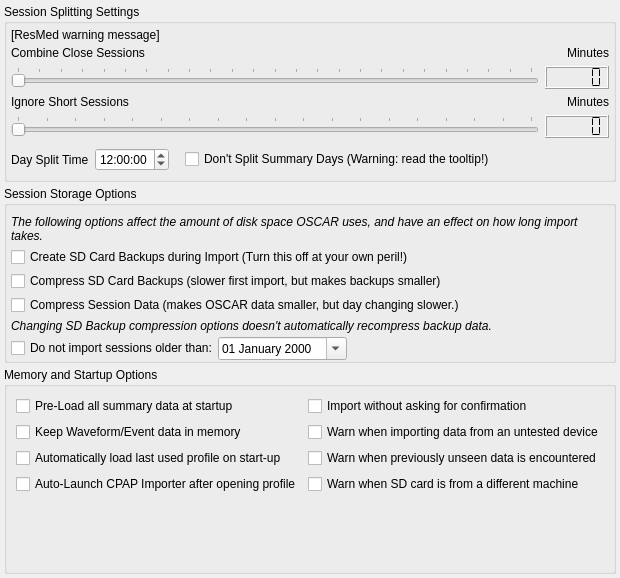
            <widget class="QWidget" name="importTab">
             <attribute name="title">
              <string>Import</string>
             </attribute>
             <layout class="QVBoxLayout" name="verticalLayout_5">
              <property name="spacing">
               <number>4</number>
              </property>
              <property name="leftMargin">
               <number>4</number>
              </property>
              <property name="topMargin">
               <number>4</number>
              </property>
              <property name="rightMargin">
               <number>4</number>
              </property>
              <property name="bottomMargin">
               <number>4</number>
              </property>
              <item>
               <widget class="QGroupBox" name="sessionSplitGroupBox">
                <property name="sizePolicy">
                 <sizepolicy hsizetype="Preferred" vsizetype="Minimum">
                  <horstretch>0</horstretch>
                  <verstretch>0</verstretch>
                 </sizepolicy>
                </property>
                <property name="title">
                 <string>Session Splitting Settings</string>
                </property>
                <layout class="QVBoxLayout" name="verticalLayout_10">
                 <property name="spacing">
                  <number>4</number>
                 </property>
                 <property name="leftMargin">
                  <number>4</number>
                 </property>
                 <property name="topMargin">
                  <number>4</number>
                 </property>
                 <property name="rightMargin">
                  <number>4</number>
                 </property>
                 <property name="bottomMargin">
                  <number>4</number>
                 </property>
                 <item>
                  <widget class="QLabel" name="ResMedWarning">
                   <property name="sizePolicy">
                    <sizepolicy hsizetype="Preferred" vsizetype="Minimum">
                     <horstretch>0</horstretch>
                     <verstretch>0</verstretch>
                    </sizepolicy>
                   </property>
                   <property name="text">
                    <string notr="true">[ResMed warning message]</string>
                   </property>
                   <property name="wordWrap">
                    <bool>true</bool>
                   </property>
                   <property name="openExternalLinks">
                    <bool>true</bool>
                   </property>
                  </widget>
                 </item>
                 <item>
                  <widget class="QWidget" name="sessionSplitWidget" native="true">
                   <property name="sizePolicy">
                    <sizepolicy hsizetype="Preferred" vsizetype="Minimum">
                     <horstretch>0</horstretch>
                     <verstretch>0</verstretch>
                    </sizepolicy>
                   </property>
                   <layout class="QVBoxLayout" name="verticalLayout_9">
                    <property name="leftMargin">
                     <number>0</number>
                    </property>
                    <property name="topMargin">
                     <number>0</number>
                    </property>
                    <property name="rightMargin">
                     <number>0</number>
                    </property>
                    <property name="bottomMargin">
                     <number>0</number>
                    </property>
                    <item>
                     <layout class="QHBoxLayout" name="horizontalLayout_4">
                      <item>
                       <widget class="QLabel" name="label">
                        <property name="text">
                         <string>Combine Close Sessions </string>
                        </property>
                        <property name="alignment">
                         <set>Qt::AlignLeading|Qt::AlignLeft|Qt::AlignVCenter</set>
                        </property>
                       </widget>
                      </item>
                      <item>
                       <widget class="QLabel" name="label_4">
                        <property name="text">
                         <string>Minutes</string>
                        </property>
                        <property name="alignment">
                         <set>Qt::AlignRight|Qt::AlignTrailing|Qt::AlignVCenter</set>
                        </property>
                       </widget>
                      </item>
                     </layout>
                    </item>
                    <item>
                     <layout class="QHBoxLayout" name="horizontalLayout_2">
                      <item>
                       <widget class="QSlider" name="combineSlider">
                        <property name="minimumSize">
                         <size>
                          <width>0</width>
                          <height>0</height>
                         </size>
                        </property>
                        <property name="toolTip">
                         <string>Multiple sessions closer together than this value will be kept on the same day.
</string>
                        </property>
                        <property name="minimum">
                         <number>0</number>
                        </property>
                        <property name="maximum">
                         <number>240</number>
                        </property>
                        <property name="singleStep">
                         <number>10</number>
                        </property>
                        <property name="pageStep">
                         <number>30</number>
                        </property>
                        <property name="value">
                         <number>0</number>
                        </property>
                        <property name="orientation">
                         <enum>Qt::Horizontal</enum>
                        </property>
                        <property name="invertedAppearance">
                         <bool>false</bool>
                        </property>
                        <property name="invertedControls">
                         <bool>false</bool>
                        </property>
                        <property name="tickPosition">
                         <enum>QSlider::TicksAbove</enum>
                        </property>
                        <property name="tickInterval">
                         <number>10</number>
                        </property>
                       </widget>
                      </item>
                      <item>
                       <widget class="QLCDNumber" name="combineLCD">
                        <property name="frameShape">
                         <enum>QFrame::Box</enum>
                        </property>
                        <property name="digitCount">
                         <number>5</number>
                        </property>
                        <property name="segmentStyle">
                         <enum>QLCDNumber::Flat</enum>
                        </property>
                       </widget>
                      </item>
                     </layout>
                    </item>
                    <item>
                     <layout class="QHBoxLayout" name="horizontalLayout_5">
                      <item>
                       <widget class="QLabel" name="label_3">
                        <property name="text">
                         <string>Ignore Short Sessions</string>
                        </property>
                        <property name="alignment">
                         <set>Qt::AlignLeading|Qt::AlignLeft|Qt::AlignVCenter</set>
                        </property>
                       </widget>
                      </item>
                      <item>
                       <widget class="QLabel" name="label_5">
                        <property name="text">
                         <string>Minutes</string>
                        </property>
                        <property name="alignment">
                         <set>Qt::AlignRight|Qt::AlignTrailing|Qt::AlignVCenter</set>
                        </property>
                       </widget>
                      </item>
                     </layout>
                    </item>
                    <item>
                     <layout class="QHBoxLayout" name="horizontalLayout_3">
                      <property name="bottomMargin">
                       <number>4</number>
                      </property>
                      <item>
                       <widget class="QSlider" name="IgnoreSlider">
                        <property name="toolTip">
                         <string>&lt;html&gt;&lt;head/&gt;&lt;body&gt;&lt;p&gt;&lt;span style=&quot; font-family:'Cantarell'; font-size:11pt;&quot;&gt;Sessions shorter in duration than this will not be displayed&lt;/span&gt;&lt;span style=&quot; font-family:'Cantarell'; font-size:11pt; font-style:italic;&quot;&gt;.&lt;/span&gt;&lt;/p&gt;&lt;/body&gt;&lt;/html&gt;</string>
                        </property>
                        <property name="maximum">
                         <number>90</number>
                        </property>
                        <property name="pageStep">
                         <number>5</number>
                        </property>
                        <property name="orientation">
                         <enum>Qt::Horizontal</enum>
                        </property>
                        <property name="tickPosition">
                         <enum>QSlider::TicksAbove</enum>
                        </property>
                        <property name="tickInterval">
                         <number>5</number>
                        </property>
                       </widget>
                      </item>
                      <item>
                       <widget class="QLCDNumber" name="IgnoreLCD">
                        <property name="frameShape">
                         <enum>QFrame::Box</enum>
                        </property>
                        <property name="segmentStyle">
                         <enum>QLCDNumber::Flat</enum>
                        </property>
                       </widget>
                      </item>
                     </layout>
                    </item>
                    <item>
                     <layout class="QHBoxLayout" name="horizontalLayout">
                      <property name="bottomMargin">
                       <number>4</number>
                      </property>
                      <item>
                       <widget class="QLabel" name="label_2">
                        <property name="text">
                         <string>Day Split Time</string>
                        </property>
                        <property name="alignment">
                         <set>Qt::AlignLeading|Qt::AlignLeft|Qt::AlignVCenter</set>
                        </property>
                       </widget>
                      </item>
                      <item>
                       <widget class="QTimeEdit" name="timeEdit">
                        <property name="toolTip">
                         <string>Sessions starting before this time will go to the previous calendar day.</string>
                        </property>
                        <property name="buttonSymbols">
                         <enum>QAbstractSpinBox::UpDownArrows</enum>
                        </property>
                        <property name="dateTime">
                         <datetime>
                          <hour>12</hour>
                          <minute>0</minute>
                          <second>0</second>
                          <year>2000</year>
                          <month>1</month>
                          <day>1</day>
                         </datetime>
                        </property>
                       </widget>
                      </item>
                      <item>
                       <spacer name="horizontalSpacer_7">
                        <property name="orientation">
                         <enum>Qt::Horizontal</enum>
                        </property>
                        <property name="sizeType">
                         <enum>QSizePolicy::Minimum</enum>
                        </property>
                        <property name="sizeHint" stdset="0">
                         <size>
                          <width>10</width>
                          <height>20</height>
                         </size>
                        </property>
                       </spacer>
                      </item>
                      <item>
                       <widget class="QCheckBox" name="LockSummarySessionSplitting">
                        <property name="toolTip">
                         <string>&lt;html&gt;&lt;head/&gt;&lt;body&gt;&lt;p&gt;&lt;span style=&quot; font-weight:600;&quot;&gt;This setting should be used with caution...&lt;/span&gt; Switching it off comes with consequences involving accuracy of summary only days, as certain calculations only work properly provided summary only sessions that came from individual day records are kept together. &lt;/p&gt;&lt;p&gt;&lt;span style=&quot; font-weight:600;&quot;&gt;ResMed users:&lt;/span&gt; Just because it seems natural to you and I that the 12 noon session restart should be in the previous day, does not mean ResMed's data agrees with us. The STF.edf summary index format has serious weaknesses that make doing this not a good idea.&lt;/p&gt;&lt;p&gt;This option exists to pacify those who don't care and want to see this &amp;quot;fixed&amp;quot; no matter the costs, but know it comes with a cost. If you keep your SD card in every night, and import at least once a week, you won't see problems with this very often.&lt;/p&gt;&lt;/body&gt;&lt;/html&gt;</string>
                        </property>
                        <property name="text">
                         <string>Don't Split Summary Days (Warning: read the tooltip!)</string>
                        </property>
                       </widget>
                      </item>
                      <item>
                       <spacer name="horizontalSpacer">
                        <property name="orientation">
                         <enum>Qt::Horizontal</enum>
                        </property>
                        <property name="sizeHint" stdset="0">
                         <size>
                          <width>40</width>
                          <height>20</height>
                         </size>
                        </property>
                       </spacer>
                      </item>
                     </layout>
                    </item>
                   </layout>
                  </widget>
                 </item>
                </layout>
               </widget>
              </item>
              <item>
               <widget class="QGroupBox" name="groupBox_7">
                <property name="sizePolicy">
                 <sizepolicy hsizetype="Preferred" vsizetype="Minimum">
                  <horstretch>0</horstretch>
                  <verstretch>0</verstretch>
                 </sizepolicy>
                </property>
                <property name="title">
                 <string>Session Storage Options</string>
                </property>
                <layout class="QGridLayout" name="gridLayout_9">
                 <property name="leftMargin">
                  <number>4</number>
                 </property>
                 <property name="topMargin">
                  <number>9</number>
                 </property>
                 <property name="rightMargin">
                  <number>4</number>
                 </property>
                 <property name="bottomMargin">
                  <number>0</number>
                 </property>
                 <property name="horizontalSpacing">
                  <number>0</number>
                 </property>
                 <property name="verticalSpacing">
                  <number>4</number>
                 </property>
                 <item row="5" column="0">
                  <widget class="QLabel" name="label_41">
                   <property name="font">
                    <font>
                     <italic>true</italic>
                    </font>
                   </property>
                   <property name="text">
                    <string>Changing SD Backup compression options doesn't automatically recompress backup data.</string>
                   </property>
                   <property name="wordWrap">
                    <bool>true</bool>
                   </property>
                  </widget>
                 </item>
                 <item row="3" column="0">
                  <widget class="QCheckBox" name="compressSDBackups">
                   <property name="toolTip">
                    <string>Compress ResMed (EDF) backups to save disk space.
Backed up EDF files are stored in the .gz format, 
which is common on Mac  Linux platforms..

OSCAR can import from this compressed backup directory natively.. 
To use it with ResScan will require the .gz files to be uncompressed first..</string>
                   </property>
                   <property name="text">
                    <string>Compress SD Card Backups (slower first import, but makes backups smaller)</string>
                   </property>
                  </widget>
                 </item>
                 <item row="1" column="0">
                  <widget class="QLabel" name="label_32">
                   <property name="font">
                    <font>
                     <italic>true</italic>
                    </font>
                   </property>
                   <property name="text">
                    <string>The following options affect the amount of disk space OSCAR uses, and have an effect on how long import takes.</string>
                   </property>
                   <property name="wordWrap">
                    <bool>true</bool>
                   </property>
                  </widget>
                 </item>
                 <item row="4" column="0">
                  <widget class="QCheckBox" name="compressSessionData">
                   <property name="toolTip">
                    <string>This makes OSCAR's data take around half as much space.
But it makes import and day changing take longer.. 
If you've got a new computer with a small solid state disk, this is a good option.</string>
                   </property>
                   <property name="text">
                    <string>Compress Session Data (makes OSCAR data smaller, but day changing slower.)</string>
                   </property>
                  </widget>
                 </item>
                 <item row="2" column="0">
                  <widget class="QCheckBox" name="createSDBackups">
                   <property name="toolTip">
                    <string>This maintains a backup of SD-card data for ResMed devices, 

ResMed S9 series devices delete high resolution data older than 7 days, 
and graph data older than 30 days..

OSCAR can keep a copy of this data if you ever need to reinstall. 
(Highly recomended, unless your short on disk space or don't care about the graph data)</string>
                   </property>
                   <property name="text">
                    <string>Create SD Card Backups during Import (Turn this off at your own peril!)</string>
                   </property>
                  </widget>
                 </item>
                 <item row="6" column="0">
                  <layout class="QHBoxLayout" name="horizontalLayout_18">
                   <property name="leftMargin">
                    <number>0</number>
                   </property>
                   <property name="topMargin">
                    <number>0</number>
                   </property>
                   <property name="bottomMargin">
                    <number>0</number>
                   </property>
                   <item>
                    <widget class="QCheckBox" name="ignoreOlderSessionsCheck">
                     <property name="text">
                      <string>Do not import sessions older than:</string>
                     </property>
                    </widget>
                   </item>
                   <item>
                    <widget class="QDateEdit" name="ignoreOlderSessionsDate">
                     <property name="toolTip">
                      <string>Sessions older than this date will not be imported</string>
                     </property>
                     <property name="wrapping">
                      <bool>true</bool>
                     </property>
                     <property name="frame">
                      <bool>true</bool>
                     </property>
                     <property name="maximumDate">
                      <date>
                       <year>2099</year>
                       <month>12</month>
                       <day>31</day>
                      </date>
                     </property>
                     <property name="minimumDate">
                      <date>
                       <year>1970</year>
                       <month>1</month>
                       <day>2</day>
                      </date>
                     </property>
                     <property name="currentSection">
                      <enum>QDateTimeEdit::DaySection</enum>
                     </property>
                     <property name="displayFormat">
                      <string notr="true">dd MMMM yyyy</string>
                     </property>
                     <property name="calendarPopup">
                      <bool>true</bool>
                     </property>
                    </widget>
                   </item>
                   <item>
                    <spacer name="horizontalSpacer_6">
                     <property name="orientation">
                      <enum>Qt::Horizontal</enum>
                     </property>
                     <property name="sizeHint" stdset="0">
                      <size>
                       <width>40</width>
                       <height>20</height>
                      </size>
                     </property>
                    </spacer>
                   </item>
                  </layout>
                 </item>
                </layout>
               </widget>
              </item>
              <item>
               <widget class="QGroupBox" name="groupBox_8">
                <property name="sizePolicy">
                 <sizepolicy hsizetype="Preferred" vsizetype="Minimum">
                  <horstretch>0</horstretch>
                  <verstretch>0</verstretch>
                 </sizepolicy>
                </property>
                <property name="title">
                 <string>Memory and Startup Options</string>
                </property>
                <layout class="QGridLayout" name="gridLayout_14">
                 <item row="3" column="0">
                  <widget class="QCheckBox" name="autoLaunchImporter">
                   <property name="toolTip">
                    <string>Bypass the login screen and load the most recent User Profile</string>
                   </property>
                   <property name="text">
                    <string>Auto-Launch CPAP Importer after opening profile</string>
                   </property>
                  </widget>
                 </item>
                 <item row="4" column="0">
                  <spacer name="verticalSpacer_2">
                   <property name="orientation">
                    <enum>Qt::Vertical</enum>
                   </property>
                   <property name="sizeHint" stdset="0">
                    <size>
                     <width>20</width>
                     <height>40</height>
                    </size>
                   </property>
                  </spacer>
                 </item>
                 <item row="1" column="0">
                  <widget class="QCheckBox" name="cacheSessionData">
                   <property name="toolTip">
                    <string>&lt;html&gt;&lt;head/&gt;&lt;body&gt;&lt;p&gt;This setting keeps waveform and event data in memory after use to speed up revisiting days.&lt;/p&gt;&lt;p&gt;This is not really a necessary option, as your operating system caches previously used files too.&lt;/p&gt;&lt;p&gt;Recommendation is to leave it switched off, unless your computer has a ton of memory.&lt;/p&gt;&lt;/body&gt;&lt;/html&gt;</string>
                   </property>
                   <property name="text">
                    <string>Keep Waveform/Event data in memory</string>
                   </property>
                  </widget>
                 </item>
                 <item row="0" column="0">
                  <widget class="QCheckBox" name="preloadSummaries">
                   <property name="toolTip">
                    <string>&lt;html&gt;&lt;head/&gt;&lt;body&gt;&lt;p&gt;Makes starting OSCAR a bit slower, by pre-loading all the summary data in advance, which speeds up overview browsing and a few other calculations later on. &lt;/p&gt;&lt;p&gt;If you have a large amount of data, it might be worth keeping this switched off, but if you typically like to view &lt;span style=&quot; font-style:italic;&quot;&gt;everything&lt;/span&gt; in overview, all the summary data still has to be loaded anyway. &lt;/p&gt;&lt;p&gt;Note this setting doesn't affect waveform and event data, which is always demand loaded as needed.&lt;/p&gt;&lt;/body&gt;&lt;/html&gt;</string>
                   </property>
                   <property name="text">
                    <string>Pre-Load all summary data at startup</string>
                   </property>
                  </widget>
                 </item>
                 <item row="2" column="0">
                  <widget class="QCheckBox" name="autoLoadLastUsed">
                   <property name="text">
                    <string>Automatically load last used profile on start-up</string>
                   </property>
                  </widget>
                 </item>
                 <item row="0" column="1">
                  <widget class="QCheckBox" name="automaticImport">
                   <property name="toolTip">
                    <string>&lt;html&gt;&lt;head/&gt;&lt;body&gt;&lt;p&gt;Cuts down on any unimportant confirmation dialogs during import.&lt;/p&gt;&lt;/body&gt;&lt;/html&gt;</string>
                   </property>
                   <property name="text">
                    <string>Import without asking for confirmation</string>
                   </property>
                  </widget>
                 </item>
                 <item row="1" column="1">
                  <widget class="QCheckBox" name="warnOnUntestedMachine">
                   <property name="toolTip">
                    <string>&lt;html&gt;&lt;head/&gt;&lt;body&gt;&lt;p&gt;Provide an alert when importing data from any device model that has not yet been tested by OSCAR developers.&lt;/p&gt;&lt;/body&gt;&lt;/html&gt;</string>
                   </property>
                   <property name="text">
                    <string>Warn when importing data from an untested device</string>
                   </property>
                  </widget>
                 </item>
                 <item row="2" column="1">
                  <widget class="QCheckBox" name="warnOnUnexpectedData">
                   <property name="toolTip">
                    <string>&lt;html&gt;&lt;head/&gt;&lt;body&gt;&lt;p&gt;Provide an alert when importing data that is somehow different from anything previously seen by OSCAR developers.&lt;/p&gt;&lt;/body&gt;&lt;/html&gt;</string>
                   </property>
                   <property name="text">
                    <string>Warn when previously unseen data is encountered</string>
                   </property>
                  </widget>
                 </item>
                 <item row="3" column="1">
                  <widget class="QCheckBox" name="warnOnDifferentSDCard">
                   <property name="toolTip">
                    <string>&lt;html&gt;&lt;head/&gt;&lt;body&gt;&lt;p&gt;When importing from a physical SD card, warn if the card belongs to a different machine than the one previously imported into this profile. Disable this if you use two CPAP machines with the same profile.&lt;/p&gt;&lt;/body&gt;&lt;/html&gt;</string>
                   </property>
                   <property name="text">
                    <string>Warn when SD card is from a different machine</string>
                   </property>
                  </widget>
                 </item>
                </layout>
               </widget>
              </item>
             </layout>
            </widget>
